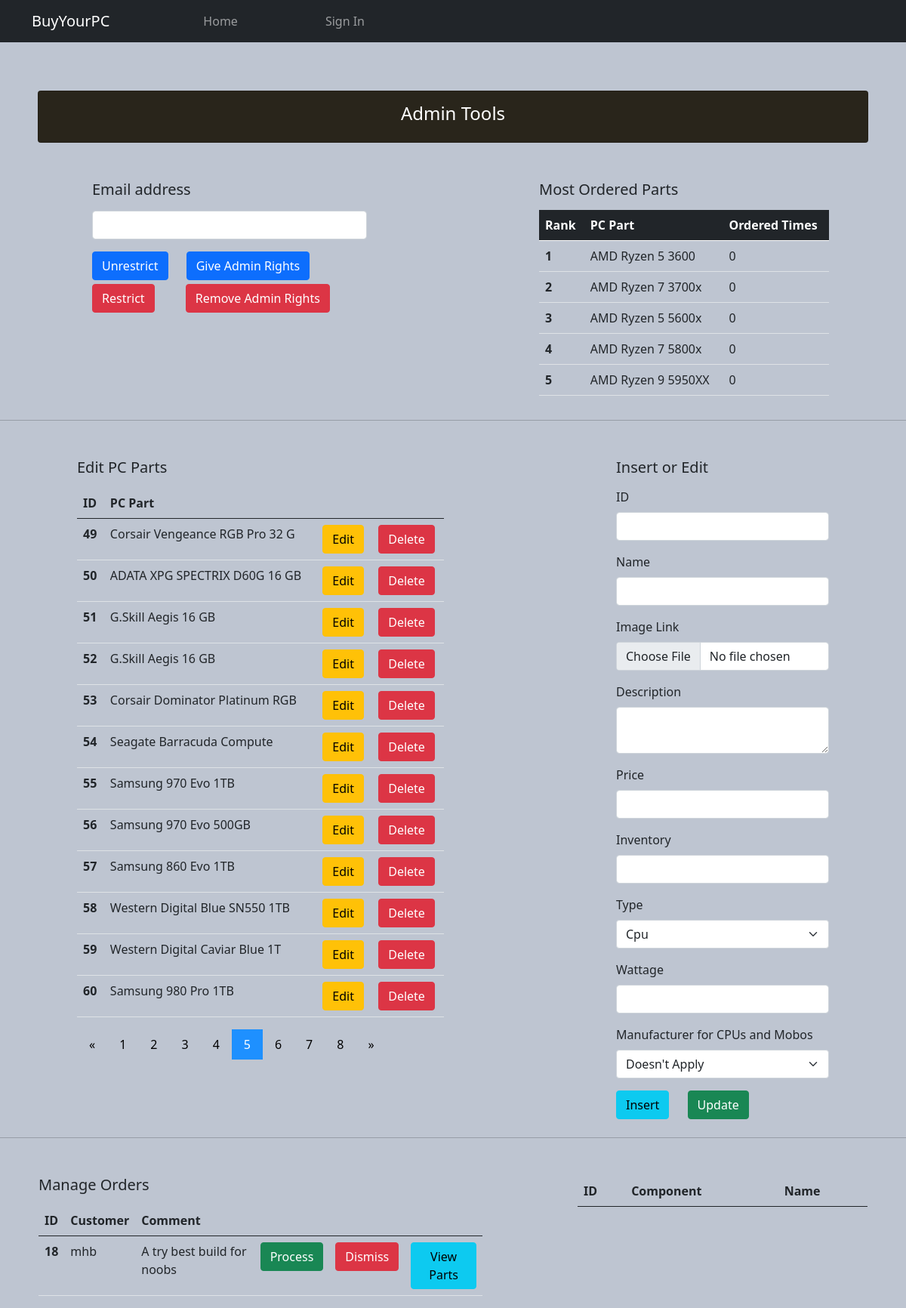
Page /admin.php?pageparts=5 on the committed database.
### tables this page shows
CREATE TABLE `pcparts` (
  `pcPartId` int(7) NOT NULL,
  `pcPartName` varchar(30) NOT NULL,
  `pcPartImageLink` varchar(500) NOT NULL,
  `pcPartDescription` varchar(1500) NOT NULL,
  `pcPartPrice` double NOT NULL,
  `pcPartInventory` int(11) NOT NULL,
  `pcPartType` int(11) NOT NULL,
  `pcPartWattage` int(11) NOT NULL,
  `pcPartCompatibility` int(11) NOT NULL DEFAULT 0,
  `pcPartOrderedTimes` int(11) NOT NULL DEFAULT 0
);

CREATE TABLE `custombuilds` (
  `customBuildId` int(5) NOT NULL,
  `accountId` int(4) NOT NULL,
  `buildName` varchar(25) NOT NULL DEFAULT 'Untitled',
  `buildCreationTime` date NOT NULL,
  `buildOrderedTime` date NOT NULL,
  `buildOrdered` bit(1) NOT NULL,
  `buildFeatured` bit(1) NOT NULL,
  `buildComment` varchar(2000) NOT NULL
);

CREATE TABLE `accounts` (
  `accountId` int(4) NOT NULL,
  `accountEmail` varchar(35) NOT NULL,
  `accountFirstname` varchar(15) NOT NULL,
  `accountLastname` varchar(15) NOT NULL,
  `accountUsername` varchar(15) NOT NULL,
  `accountPassword` varchar(20) NOT NULL,
  `accountPostalCode` varchar(10) NOT NULL,
  `accountAdmin` bit(1) NOT NULL DEFAULT b'0',
  `accountRestricted` bit(1) NOT NULL DEFAULT b'0',
  `accountProfileImageLink` varchar(500) NOT NULL DEFAULT 'Images/testImg.jpg'
);

### Models.php (called while the page is built, shortened)
<?php
class Account{
	public $username;
	public function __construct($idd, $firstnamee, $lastnamee, $emaill, $passwordd, $postalcodee, $adminn, $usernamee, $restrictedd, $imagelinkk){
		$this->username = $usernamee;
    }
	public function getUsername()	{ return $this->username; }
}
class CustomBuild	{
	private $id;
	public $accountId;
	public $buildComment;
	public function __construct($idd, $accountIdd, $buildNamee, $buildCreationTimee, $buildOrderedTimee, $buildOrderedd, $buildFeaturedd, $buildCommentt)	{
		$this->id = $idd;
		$this->accountId = $accountIdd;
		$this->buildComment = $buildCommentt;
	}
	public function getId()	{ return $this->id; }
	public function getAccountId()	{ return $this->accountId; }
	public function getBuildComment()	{ return $this->buildComment; }
}
class PCPart	{
	private $id;
	public $pcPartName;
	public $pcPartOrderedTimes;
	public function __construct($idd, $pcPartNamee, $pcPartImageLinkk, $pcPartDescriptionn, $pcPartPricee, $pcPartInventoryy, $pcPartTypee, $pcPartWattagee, $pcPartCompatibilityy, $pcPartOrderedTimess)
	{
		$this->id = $idd;
		$this->pcPartName = $pcPartNamee;
		$this->pcPartOrderedTimes = $pcPartOrderedTimess;
	}
	public function getId()	{ return $this->id; }
	public function getPcPartName()	{ return $this->pcPartName; }
	public function getPcPartOrderedTimes()	{ return $this->pcPartOrderedTimes; }
}
class Controller	{
	private $servername = "localhost";
    private $username = "root";
    private $password ="";
    private $database ="buyyourpcdb";
    public $con;
	public function initiateDbConnection()	{
		$this->con = new mysqli($this->servername, $this->username, $this->password, $this->database);
        if(mysqli_connect_error())
        {
            trigger_error("Not possible to connect to MySQL: ".mysqli_connect_error());
        }
        else
        {
            return $this->con;
        }
	}
	public function getAccount($accountId)	{
		$query = "SELECT * FROM Accounts WHERE accountId = $accountId";
        $result = $this->con->query($query);
        if($result->num_rows > 0){
			$account = null;
            while($row = $result->fetch_assoc()){
				$account = new Account($row['accountId'], $row['accountFirstname'], $row['accountLastname'], $row['accountEmail'], $row['accountPassword'], $row['accountPostalCode'], $row['accountAdmin'], $row['accountUsername'], $row['accountRestricted'], $row['accountProfileImageLink']);
            }
            return $account;
        }
        else{
            return null;
        }
	}
	public function getPCParts()	{
		$query = "SELECT * FROM PCParts";
        $result = $this->con->query($query);
        if($result->num_rows > 0){
			$pcParts = Array();
            while($row = $result->fetch_assoc()){
				$pcPart = new PCPart($row['pcPartId'], $row['pcPartName'], $row['pcPartImageLink'], $row['pcPartDescription'], $row['pcPartPrice'], $row['pcPartInventory'], $row['pcPartType'], $row['pcPartWattage'], $row['pcPartCompatibility'], $row['pcPartOrderedTimes']);
				$pcParts[] = $pcPart;
            }
            return $pcParts;
        }
        else{
            return Array();
        }
	}
	public function getMostOrderedParts()	{
		$query = "SELECT * FROM PCParts ORDER BY pcPartOrderedTimes LIMIT 5";
        $result = $this->con->query($query);
        if($result->num_rows > 0){
			$pcParts = Array();
            while($row = $result->fetch_assoc()){
				$pcPart = new PCPart($row['pcPartId'], $row['pcPartName'], $row['pcPartImageLink'], $row['pcPartDescription'], $row['pcPartPrice'], $row['pcPartInventory'], $row['pcPartType'], $row['pcPartWattage'], $row['pcPartCompatibility'], $row['pcPartOrderedTimes']);
				$pcParts[] = $pcPart;
            }
            return $pcParts;
        }
        else{
            return Array();
        }
	}
	public function getPCPartsLimit($limit, $pageNumber)	{
		$offset = ($pageNumber - 1)*$limit;
		$query = "SELECT * FROM PCParts LIMIT ".$offset.", $limit";
        $result = $this->con->query($query);
        if($result->num_rows > 0){
			$pcParts = Array();
            while($row = $result->fetch_assoc()){
				$pcPart = new PCPart($row['pcPartId'], $row['pcPartName'], $row['pcPartImageLink'], $row['pcPartDescription'], $row['pcPartPrice'], $row['pcPartInventory'], $row['pcPartType'], $row['pcPartWattage'], $row['pcPartCompatibility'], $row['pcPartOrderedTimes']);
				$pcParts[] = $pcPart;
            }
            return $pcParts;
        }
        else{
            return Array();
        }
	}
	public function getBuildsOrderedLimit($limit, $pageNumber)	{
		$offset = ($pageNumber - 1)*$limit;
		$query = "SELECT * FROM customBuilds WHERE buildOrdered = 1 LIMIT ".$offset.", $limit";
        $result = $this->con->query($query);
        if($result->num_rows > 0){
			$customBuilds = Array();
            while($row = $result->fetch_assoc()){
				$customBuild = new CustomBuild($row['customBuildId'], $row['accountId'], $row['buildName'], $row['buildCreationTime'], $row['buildOrderedTime'], $row['buildOrdered'], $row['buildFeatured'], $row['buildComment']);
				$customBuilds[] = $customBuild;
            }
            return $customBuilds;
        }
        else{
            return Array();
        }
	}
	public function getPartTypes()	{
		return array("cpu", "motherboard", "memory", "storage", "video Card", "case");
	}
	public function getIndexCuts($indexNumber, $limit, $itemCount, $indexNumLimit)	{
		$numbers = Array();
		$pageCuttoff = ceil($itemCount/$limit);
		$lowestIndex = $indexNumber - floor($indexNumLimit / 2);
		$highestIndex = $indexNumber + floor($indexNumLimit / 2);
		if($highestIndex > $pageCuttoff)	{
			$highestIndex = $pageCuttoff;
		}
		$i = $lowestIndex;
		while($i <= $highestIndex)	{
			$numbers[] = $i;
			$i += 1;
		}
		return $numbers;
	}
}
?>

### admin.php (the view, shortened to what this page needs)
<?php
  include 'Masterpage.php';
  $controlObj = new Controller();
  $idInput = $nameInput = $imageLinkInput = $descInput = $priceInput = $inventoryInput = $typeInput = $wattageInput = $compatibilityInput = '';
  $mostOrderedParts = $controlObj->getMostOrderedParts();
?>
<!DOCTYPE html>
<html lang="en">
  <head>
  </head>
  <body>
	<div class="card text-center" style="padding: 15px; margin-left: 50px; margin-right: 50px; margin-top: 50px; background-color: #29251b; color: white;">
      <h4>Admin Tools</h4>
    </div>
	<div class="row justify-content-around" style="margin-top: 50px;">
		<div class="col-4">
            <form action="admin.php" method="post">
				<div class="mb-3" style="margin-left: 20px;">
					<label for="emailInput" class="form-label"><h5>Email address</h5></label>
					<input type="email" class="form-control" name="email" id="emailInput">
				</div>
				<div>
					<button type="submit" style="margin-left: 20px;" name="unrestrict" type="submit" class="btn btn-primary">Unrestrict</button>
					<button type="submit" style="margin-left: 20px;" name="admin"      type="submit" class="btn btn-primary">Give Admin Rights</button>
				</div>
				<div style="margin-top: 5px; ">
					<button type="submit" style="margin-left: 20px;" name="restrict" type="submit" class="btn btn-danger">Restrict</button>
					<button type="submit" style="margin-left: 37px;" name="unadmin"  type="submit" class="btn btn-danger">Remove Admin Rights</button>
				</div>
			</form>
        </div>
		<div class="col-4">
			<h5 style="margin-bottom:15px;">Most Ordered Parts</h5>
			<table class="table">
			  <thead class="table-dark">
				<tr>
				  <th scope="col">Rank</th>
				  <th scope="col">PC Part</th>
				  <th scope="col">Ordered Times</th>
				</tr>
			  </thead>
			  <tbody>
				<?php
				$i = 0;
				foreach($mostOrderedParts as $pcPart)	{
					$i += 1;
				?>
				<tr>
				  <th scope="row"><?php echo $i;?></th>
				  <td><?php echo $pcPart->getPcPartName();?></td>
				  <td><?php echo $pcPart->getPcPartOrderedTimes();?></td>
				</tr>
				<?php
				} ?>
			  </tbody>
			</table>
        </div>
	</div>
	<hr/>
	<div class="row justify-content-around" style="margin-top: 50px;">
		<div class="col-5">
			<form action="admin.php" method="post">
				<h5 style="margin-bottom:15px;">Edit PC Parts</h5>
				<table class="table">
					<thead>
						<tr>
						  <th scope="col">ID</th>
						  <th scope="col">PC Part</th>
						  <th scope="col"></th>
						  <th scope="col"></th>
						</tr>
					</thead>
					<tbody>
					<?php
					if(isset($_GET['pageparts']))	{
						$partsDisplay = $controlObj->getPCPartsLimit(12, $_GET['pageparts']);
					}
					else	{
						$partsDisplay = $controlObj->getPCPartsLimit(12, 1);
					}
					foreach($partsDisplay as $pcPart)	{ ?>
						<tr>
						  <th scope="row"><?php echo $pcPart->getId(); ?></th>
						  <td><?php echo $pcPart->getPcPartName(); ?></td>
						  <td><button type="submit" name="edit"   type="submit" class="btn btn-warning" value=<?php echo '"'.$pcPart->getId().'"'; ?>>Edit</button></td>
						  <td><button type="submit" name="delete" type="submit" class="btn btn-danger"  value=<?php echo '"'.$pcPart->getId().'"'; ?>>Delete</button></td>
						</tr>
					<?php
					} ?>
					</tbody>
				</table>
			</form>
			<?php
			if(count($controlObj->getPCParts()) > 12)	{
			?>
			<div class="pagination">
			  <a href="?pageparts=1">&laquo;</a>
			  <?php
			  if(isset($_GET['pageparts']))	{
				foreach($controlObj->getIndexCuts($_GET['pageparts'], 12, count($controlObj->getPCParts()), 9) as $number)	{ ?>
			  <a <?php if(isset($_GET['pageparts']))	{if($_GET['pageparts'] == $number)	{echo 'class="active"';}}	else if($number == 1)	{echo 'class="active"';} ?> href=<?php echo '"?pageparts='.$number.'"'; ?>><?php echo $number; ?></a>
			  <?php
				}
			  }
			?>
			  <a href=<?php echo '"?pageparts='.ceil(count($controlObj->getPCParts()) / 12).'"'; ?>>&raquo;</a>
			</div>
			<?php
			} ?>
		</div>
		<div class="col-3">
			<h5 style="margin-bottom:15px;">Insert or Edit</h5>
			<form action="admin.php" method="post" enctype="multipart/form-data" id="changeParts">
                <div class="mb-3">
                    <label for="idInput" class="form-label">ID</label>
                    <input type="number" value=<?php echo '"'.$idInput.'"'; ?> class="form-control" name="id" id="idInput" required>
                </div>
                <div class="mb-3">
                    <label for="nameInput" class="form-label">Name</label>
                    <input type="text" value=<?php echo '"'.$nameInput.'"'; ?> class="form-control" name="name" id="nameInput" required>
                </div>
                <div class="mb-3">
                    <label for="imageInput" class="form-label">Image Link</label>
					<input type="file" class="form-control" name="image" id="imageInput" required><?php echo $imageLinkInput; ?></input>
                </div>
				<div class="mb-3">
                    <label for="descInput" class="form-label">Description</label>
                    <textArea type="text" class="form-control" name="desc" id="descInput" required><?php echo $descInput; ?></textArea>
                </div>
				<div class="mb-3">
                    <label for="priceInput" class="form-label">Price</label>
                    <input type="number" value=<?php echo '"'.$priceInput.'"'; ?> class="form-control" name="price" id="priceInput" step=".01" required>
                </div>
				<div class="mb-3">
                    <label for="inventory" class="form-label">Inventory</label>
                    <input type="number" value=<?php echo '"'.$inventoryInput.'"'; ?> class="form-control" name="inventory" id="idInput" required>
                </div>
				<div class="mb-3">
                    <label for="partTypeInput" class="form-label">Type</label>
                    <select class="form-select" name="type" id="partTypeInput">
					<?php
					$k = 0;
					foreach($controlObj->getPartTypes() as $type)	{?>
					  <option value=<?php echo '"'.$k.'"'; ?> <?php if($typeInput == $k) {echo 'selected';} ?>><?php echo ucwords($type);?></option>
					<?php
						$k += 1;
					}?>
					</select>
                </div>
				<div class="mb-3">
                    <label for="wattageInput" class="form-label">Wattage</label>
                    <input type="number" value=<?php echo '"'.$wattageInput.'"'; ?> class="form-control" name="wattage" id="wattageInput" required>
                </div>
				<div class="mb-3">
                    <label for="compatibilityInput" class="form-label">Manufacturer for CPUs and Mobos</label>
                    <select class="form-select" name="compatibility" id="compatibilityInput">
					  <option value="0" <?php if($compatibilityInput == 0) {echo 'selected';} ?>>Doesn't Apply</option>
					</select>
                </div>
                <button type="submit" style="margin-right: 20px;" value="insert" name="insert" type="submit" id="insertPart" class="btn btn-info">Insert</button>
				<button type="submit" style="margin-right: 20px;" value="update" name="update" type="submit" id="updatePart" class="btn btn-success">Update</button>
            </form>
		</div>
	</div>
	<hr/>
	<div class="row justify-content-around" style="margin-top: 50px;">
		<div class="col-6">
			<h5 style="margin-bottom:15px;">Manage Orders</h5>
			<table class="table">
				<thead>
					<tr>
					  <th scope="col">ID</th>
					  <th scope="col">Customer</th>
					  <th scope="col">Comment</th>
					  <th scope="col"></th>
					  <th scope="col"></th>
					  <th scope="col"></th>
					</tr>
				</thead>
				<form action="admin.php" method="POST">
				<tbody>
				<?php
				if(isset($_GET['pagebuilds']))	{
					$buildsDisplay = $controlObj->getBuildsOrderedLimit(5, $_GET['pagebuilds']);
				}
				else	{
					$buildsDisplay = $controlObj->getBuildsOrderedLimit(5, 1);
				}
				?>
				<?php foreach($buildsDisplay as $customBuild)	{?>
					<tr>
					  <th scope="row"><?php echo $customBuild->getId(); ?></th>
					  <td><?php echo $controlObj->getAccount($customBuild->getAccountId())->getUsername(); ?></td>
					  <td><?php echo $customBuild->getBuildComment(); ?></td>
					  <td><button type="submit" name="process" type="submit" class="btn btn-success" value=<?php echo '"'.$customBuild->getId().'"'; ?>>Process</button></td>
					  <td><button type="submit" name="dismiss" type="submit" class="btn btn-danger" value=<?php echo '"'.$customBuild->getId().'"'; ?>>Dismiss</button></td>
					  <td><button type="submit" name="select" type="submit" class="btn btn-info" value=<?php echo '"'.$customBuild->getId().'"'; ?>>View Parts</button></td>
					</tr>
				<?php }?>
				</tbody>
				</form>
			</table>
		</div>
		<div class="col-4">
			<table class="table" id="partList" style="width:100%;margin-left: auto;margin-right: auto;">
				<thead>
					<tr>
						<th scope="col">ID</th>
						<th scope="col">Component</th>
						<th scope="col">Name</th>
					</tr>
				</thead>
		</div>
	</div>
  </body>
</html>

### Edit.css (style rules this page uses)
.pagination a { color: black; padding: 8px 16px; text-decoration: none; transition: background-color .3s; }
.pagination a.active { background-color: dodgerblue; color: white; }

### rows in the picture
pcparts: pcPartName "AMD Ryzen 5 3600", pcPartOrderedTimes "0"
pcparts: pcPartName "AMD Ryzen 7 3700x", pcPartOrderedTimes "0"
pcparts: pcPartName "AMD Ryzen 5 5600x", pcPartOrderedTimes "0"
pcparts: pcPartName "AMD Ryzen 7 5800x", pcPartOrderedTimes "0"
pcparts: pcPartName "AMD Ryzen 9 5950XX", pcPartOrderedTimes "0"
pcparts: pcPartId "49", pcPartName "Corsair Vengeance RGB Pro 32 G"
pcparts: pcPartId "50", pcPartName "ADATA XPG SPECTRIX D60G 16 GB"
pcparts: pcPartId "51", pcPartName "G.Skill Aegis 16 GB"
pcparts: pcPartId "52", pcPartName "G.Skill Aegis 16 GB"
pcparts: pcPartId "53", pcPartName "Corsair Dominator Platinum RGB"
pcparts: pcPartId "54", pcPartName "Seagate Barracuda Compute"
pcparts: pcPartId "55", pcPartName "Samsung 970 Evo 1TB"
pcparts: pcPartId "56", pcPartName "Samsung 970 Evo 500GB"
pcparts: pcPartId "57", pcPartName "Samsung 860 Evo 1TB"
pcparts: pcPartId "58", pcPartName "Western Digital Blue SN550 1TB"
pcparts: pcPartId "59", pcPartName "Western Digital Caviar Blue 1T"
pcparts: pcPartId "60", pcPartName "Samsung 980 Pro 1TB"
custombuilds: customBuildId "18", accountId.accountUsername "mhb", buildComment "A try best build for noobs"

### other values in the picture
$number "1"
$number "2"
$number "3"
$number "4"
$number "5"
$number "6"
$number "7"
$number "8"
form field type "Cpu"
